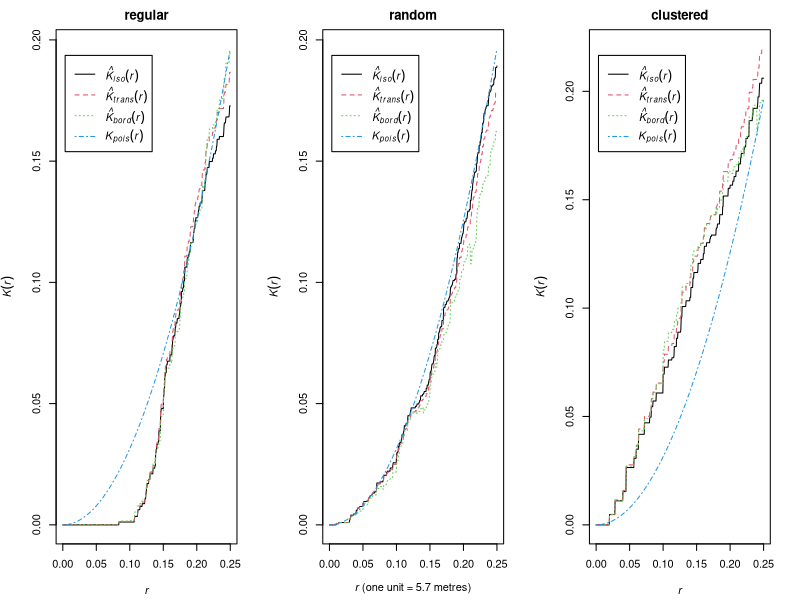
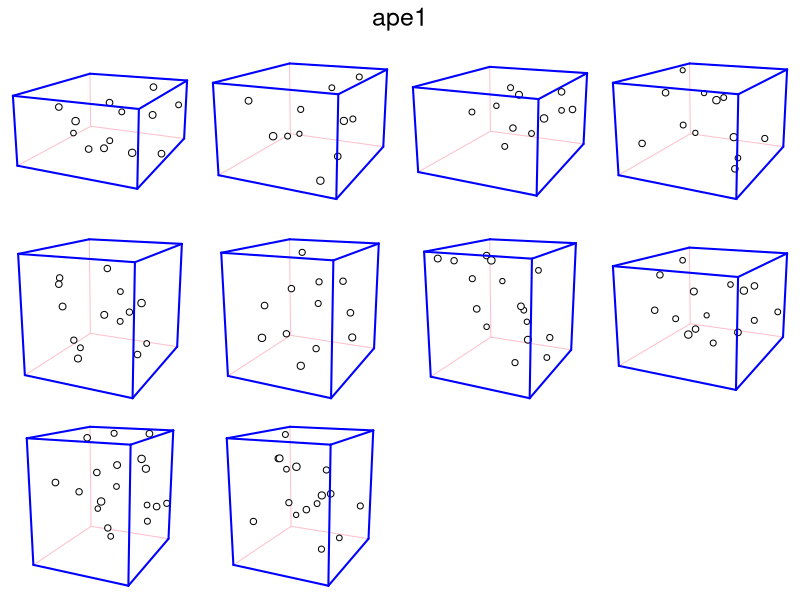

The R script that drew these images, in order:
library(spatstat)


### Name: plot.anylist
### Title: Plot a List of Things
### Aliases: plot.anylist
### Keywords: spatial hplot

### ** Examples

 trichotomy <- list(regular=cells,
                    random=japanesepines,
                    clustered=redwood)
 K <- lapply(trichotomy, Kest)
 K <- as.anylist(K)
 plot(K, main="")

# list of 3D point patterns
 ape1 <- osteo[osteo$shortid==4, "pts", drop=TRUE]
 class(ape1)
 plot(ape1, main.panel="", mar.panel=0.1, hsep=0.7, vsep=1,
      cex=1.5, pch=21, bg='white')
